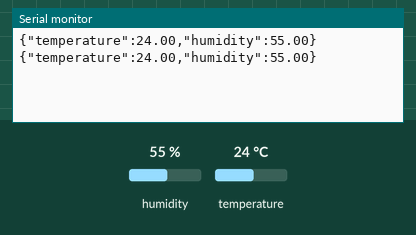
Simulated run of this sketch. Board: Arduino Uno, built with avr-gcc and run on an emulated ATmega328P. Parts: the last lines printed to the serial monitor. Inputs (shaded band) come from the test bench; at power-on: humidity 55 %, temperature 24 °C.

Above: at 4.8 s.
4.9 s: humidity set to 22 %
At 7.3 s:
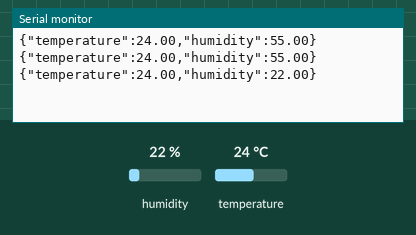
7.9 s: temperature set to 12 °C
At 8.5 s:
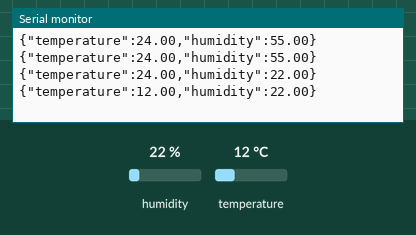
10.9 s: humidity set to 40 %
At 13.4 s:
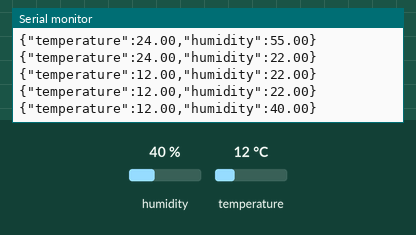
Timing chart, 0 to 14.9 s (numbered marks = the images above; inputs shaded):
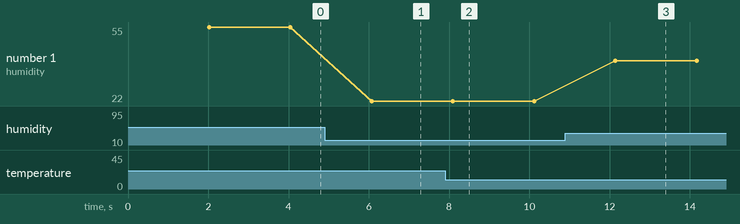

Measured:
- after the input at 4.9 s, the serial monitor: prints a new line after 1.2 s (image 1)
- after the input at 7.9 s, the serial monitor: prints a new line after 0.20 s (image 2)
- after the input at 10.9 s, the serial monitor: prints a new line after 1.2 s (image 3)
- plotted number 1: 55 → 22 after the input at 4.9 s, 22 → 40 after the input at 10.9 s

The sketch:

meteostation_1.ino
```cpp
#include <DHT.h>
#define DHTPIN 2
#define DHTTYPE DHT11
DHT dht(DHTPIN, DHTTYPE);

void setup() {
  Serial.begin(115200);  // Количество бод должно быть такое же, что и в Java!
  dht.begin();
}

void loop() {
  delay(2000);  // Пауза

  // Переменные для хранения данных о влажности и температуры
  float h = dht.readHumidity();
  float t = dht.readTemperature();

  if (!isnan(h) && !isnan(t)) {
    // Отправляем JSON в Serial порт
    Serial.print("{\"temperature\":");
    Serial.print(t);
    Serial.print(",\"humidity\":");
    Serial.print(h);
    Serial.println("}");
  }
}
```
